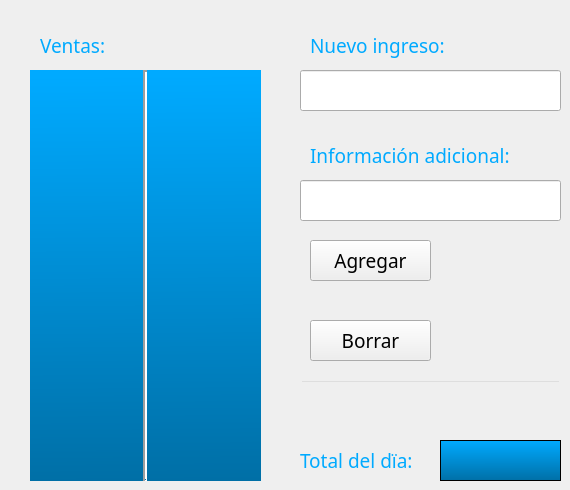
               <widget class="QWidget" name="page_ventas">
                <widget class="QTableWidget" name="listaVentas">
                 <property name="geometry">
                  <rect>
                   <x>30</x>
                   <y>70</y>
                   <width>231</width>
                   <height>411</height>
                  </rect>
                 </property>
                 <property name="font">
                  <font>
                   <family>Levenim MT</family>
                   <pointsize>12</pointsize>
                  </font>
                 </property>
                 <property name="focusPolicy">
                  <enum>Qt::StrongFocus</enum>
                 </property>
                 <property name="styleSheet">
                  <string notr="true">background-color: qlineargradient(spread:pad, x1:0.522682, y1:1, x2:0.516682, y2:0.011, stop:0 rgba(0, 111, 166, 255), stop:1 rgba(0, 170, 255, 255));</string>
                 </property>
                 <property name="frameShape">
                  <enum>QFrame::VLine</enum>
                 </property>
                 <property name="frameShadow">
                  <enum>QFrame::Sunken</enum>
                 </property>
                 <property name="lineWidth">
                  <number>2</number>
                 </property>
                 <property name="sizeAdjustPolicy">
                  <enum>QAbstractScrollArea::AdjustIgnored</enum>
                 </property>
                 <property name="editTriggers">
                  <set>QAbstractItemView::NoEditTriggers</set>
                 </property>
                 <property name="selectionBehavior">
                  <enum>QAbstractItemView::SelectRows</enum>
                 </property>
                 <attribute name="horizontalHeaderDefaultSectionSize">
                  <number>77</number>
                 </attribute>
                 <attribute name="horizontalHeaderHighlightSections">
                  <bool>false</bool>
                 </attribute>
                 <attribute name="verticalHeaderVisible">
                  <bool>false</bool>
                 </attribute>
                 <attribute name="verticalHeaderHighlightSections">
                  <bool>false</bool>
                 </attribute>
                </widget>
                <widget class="QLabel" name="label_ventas">
                 <property name="geometry">
                  <rect>
                   <x>40</x>
                   <y>30</y>
                   <width>181</width>
                   <height>31</height>
                  </rect>
                 </property>
                 <property name="font">
                  <font>
                   <family>Levenim MT</family>
                   <pointsize>14</pointsize>
                   <weight>50</weight>
                   <bold>false</bold>
                  </font>
                 </property>
                 <property name="styleSheet">
                  <string notr="true">color: rgb(0, 170, 255);</string>
                 </property>
                 <property name="text">
                  <string>Ventas:</string>
                 </property>
                </widget>
                <widget class="QLabel" name="label_ingreso">
                 <property name="geometry">
                  <rect>
                   <x>310</x>
                   <y>30</y>
                   <width>171</width>
                   <height>31</height>
                  </rect>
                 </property>
                 <property name="font">
                  <font>
                   <family>Levenim MT</family>
                   <pointsize>14</pointsize>
                  </font>
                 </property>
                 <property name="styleSheet">
                  <string notr="true">color: rgb(0, 170, 255);</string>
                 </property>
                 <property name="text">
                  <string>Nuevo ingreso:</string>
                 </property>
                </widget>
                <widget class="QLabel" name="label_adicional">
                 <property name="geometry">
                  <rect>
                   <x>310</x>
                   <y>140</y>
                   <width>231</width>
                   <height>31</height>
                  </rect>
                 </property>
                 <property name="font">
                  <font>
                   <family>Levenim MT</family>
                   <pointsize>14</pointsize>
                  </font>
                 </property>
                 <property name="styleSheet">
                  <string notr="true">color: rgb(0, 170, 255);</string>
                 </property>
                 <property name="text">
                  <string>Información adicional:</string>
                 </property>
                </widget>
                <widget class="QPushButton" name="btn_agregar">
                 <property name="geometry">
                  <rect>
                   <x>310</x>
                   <y>240</y>
                   <width>121</width>
                   <height>41</height>
                  </rect>
                 </property>
                 <property name="font">
                  <font>
                   <family>Latha</family>
                   <pointsize>14</pointsize>
                  </font>
                 </property>
                 <property name="cursor">
                  <cursorShape>PointingHandCursor</cursorShape>
                 </property>
                 <property name="styleSheet">
                  <string notr="true">QPushButton {
	background-color: qlineargradient(spread:pad, x1:0.517, y1:1, x2:0.511, 				y2:0, stop:0 rgba(0, 69, 104, 255), stop:1 rgba(0, 170, 255, 255));
	color: rgb(0, 0, 0);
}

QPushButton:hover {
	background-color: qlineargradient(spread:pad, x1:0.517, y1:1, x2:0.511, 				y2:0, stop:0 rgba(0, 69, 104, 150), stop:1 rgba(0, 170, 255, 150));
	color: rgb(255, 255, 255);
}</string>
                 </property>
                 <property name="text">
                  <string>Agregar</string>
                 </property>
                </widget>
                <widget class="QPushButton" name="btn_borrar">
                 <property name="geometry">
                  <rect>
                   <x>310</x>
                   <y>320</y>
                   <width>121</width>
                   <height>41</height>
                  </rect>
                 </property>
                 <property name="font">
                  <font>
                   <family>Latha</family>
                   <pointsize>14</pointsize>
                  </font>
                 </property>
                 <property name="cursor">
                  <cursorShape>PointingHandCursor</cursorShape>
                 </property>
                 <property name="styleSheet">
                  <string notr="true">QPushButton {
	background-color: qlineargradient(spread:pad, x1:0.517, y1:1, x2:0.511, 				y2:0, stop:0 rgba(0, 69, 104, 255), stop:1 rgba(0, 170, 255, 255));
	color: rgb(0, 0, 0);
}

QPushButton:hover {
	background-color: qlineargradient(spread:pad, x1:0.517, y1:1, x2:0.511, 				y2:0, stop:0 rgba(0, 69, 104, 150), stop:1 rgba(0, 170, 255, 150));
	color: rgb(255, 255, 255);
}</string>
                 </property>
                 <property name="text">
                  <string>Borrar</string>
                 </property>
                </widget>
                <widget class="QLabel" name="label_dia">
                 <property name="geometry">
                  <rect>
                   <x>300</x>
                   <y>440</y>
                   <width>121</width>
                   <height>41</height>
                  </rect>
                 </property>
                 <property name="font">
                  <font>
                   <family>Levenim MT</family>
                   <pointsize>14</pointsize>
                  </font>
                 </property>
                 <property name="styleSheet">
                  <string notr="true">color: rgb(0, 170, 255);</string>
                 </property>
                 <property name="text">
                  <string>Total del dïa:</string>
                 </property>
                </widget>
                <widget class="QListView" name="list_total">
                 <property name="geometry">
                  <rect>
                   <x>440</x>
                   <y>440</y>
                   <width>121</width>
                   <height>41</height>
                  </rect>
                 </property>
                 <property name="styleSheet">
                  <string notr="true">background-color: qlineargradient(spread:pad, x1:0.522682, y1:1, x2:0.516682, y2:0.011, stop:0 rgba(0, 111, 166, 255), stop:1 rgba(0, 170, 255, 255));</string>
                 </property>
                </widget>
                <widget class="QLineEdit" name="ingreso_entry">
                 <property name="geometry">
                  <rect>
                   <x>300</x>
                   <y>70</y>
                   <width>261</width>
                   <height>41</height>
                  </rect>
                 </property>
                 <property name="font">
                  <font>
                   <family>Levenim MT</family>
                   <pointsize>14</pointsize>
                  </font>
                 </property>
                 <property name="styleSheet">
                  <string notr="true">QLineEdit {
	background-color: qlineargradient(spread:pad, x1:0.522682, y1:1, 						x2:0.516682, y2:0.011, stop:0 rgba(0, 111, 166, 255), stop:1 rgba(0, 170, 			255, 255));
}

QLineEdit:hover {
	background-color: qlineargradient(spread:pad, x1:0.528, y1:1, x2:0.522, y2:0.596227, stop:0 rgba(0, 111, 166, 255), stop:1 rgba(0, 170, 255, 255));
}</string>
                 </property>
                </widget>
                <widget class="QLineEdit" name="adicional_entry">
                 <property name="geometry">
                  <rect>
                   <x>300</x>
                   <y>180</y>
                   <width>261</width>
                   <height>41</height>
                  </rect>
                 </property>
                 <property name="font">
                  <font>
                   <family>Levenim MT</family>
                   <pointsize>14</pointsize>
                  </font>
                 </property>
                 <property name="styleSheet">
                  <string notr="true">QLineEdit {
	background-color: qlineargradient(spread:pad, x1:0.522682, y1:1, 						x2:0.516682, y2:0.011, stop:0 rgba(0, 111, 166, 255), stop:1 rgba(0, 170, 			255, 255));
}

QLineEdit:hover {
	background-color: qlineargradient(spread:pad, x1:0.528, y1:1, x2:0.522, y2:0.596227, stop:0 rgba(0, 111, 166, 255), stop:1 rgba(0, 170, 255, 255));
}</string>
                 </property>
                </widget>
                <widget class="QLineEdit" name="label_status">
                 <property name="geometry">
                  <rect>
                   <x>300</x>
                   <y>380</y>
                   <width>261</width>
                   <height>41</height>
                  </rect>
                 </property>
                 <property name="font">
                  <font>
                   <family>Levenim MT</family>
                   <pointsize>14</pointsize>
                  </font>
                 </property>
                 <property name="styleSheet">
                  <string notr="true">background-color: rgba(0,0,0,0);
color: rgb(0, 170, 255);</string>
                 </property>
                </widget>
               </widget>
